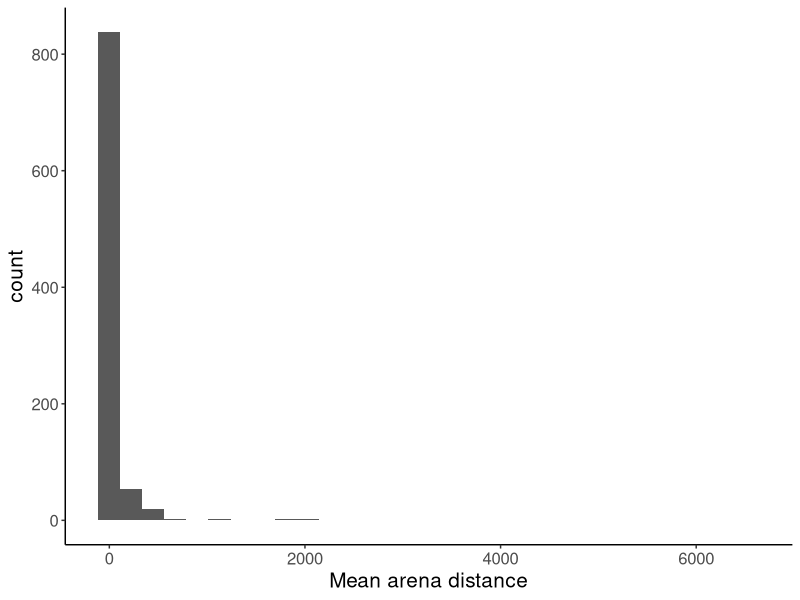
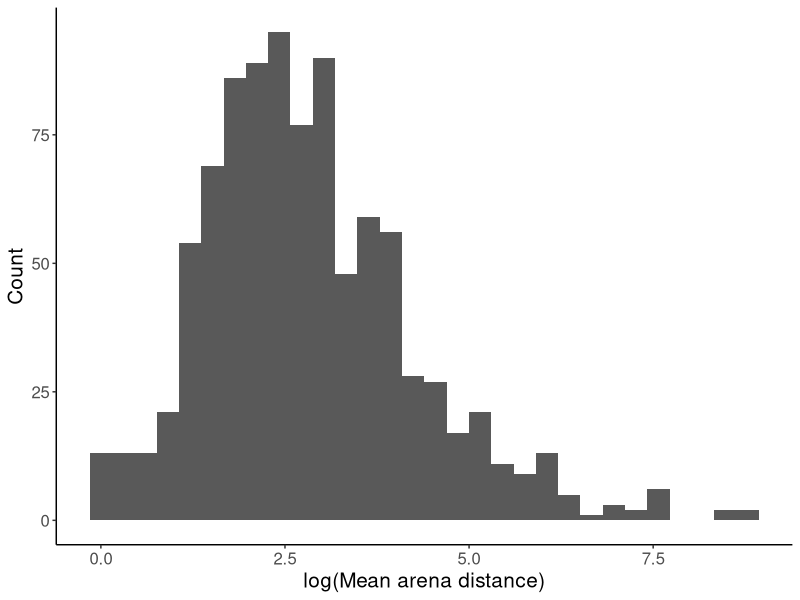
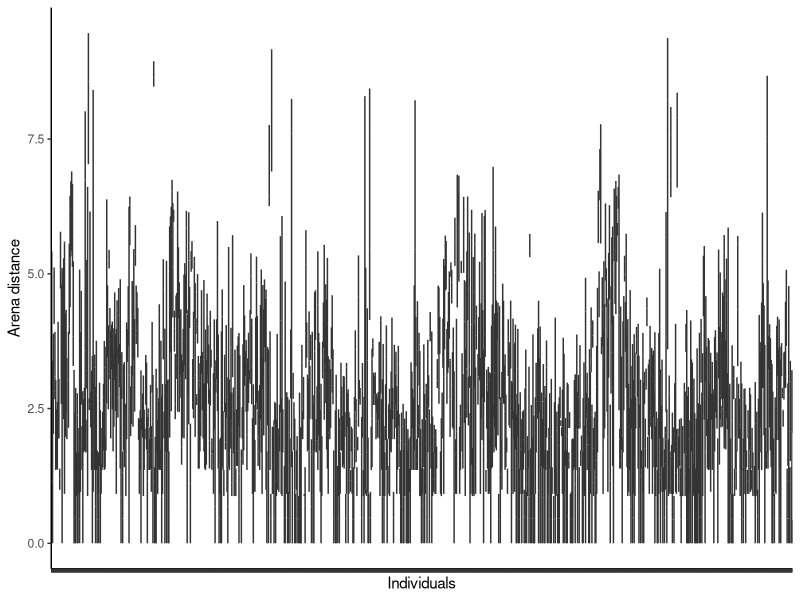
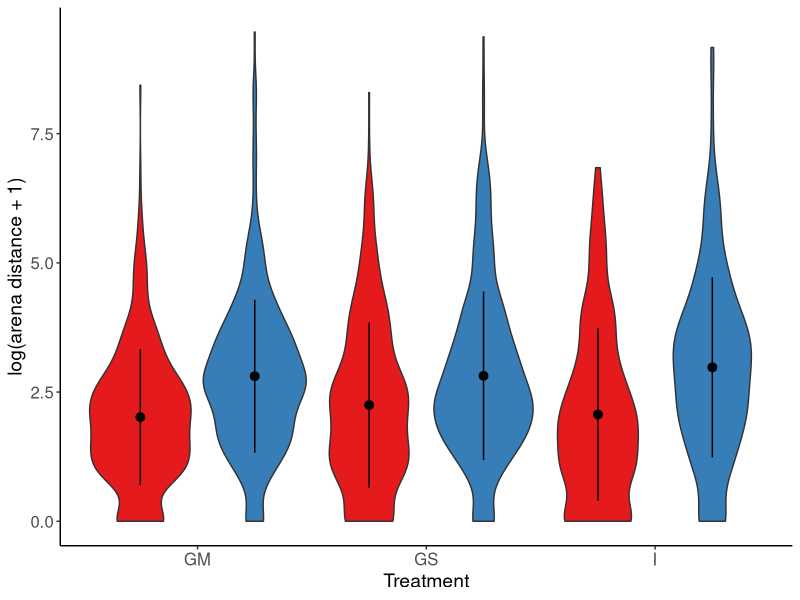
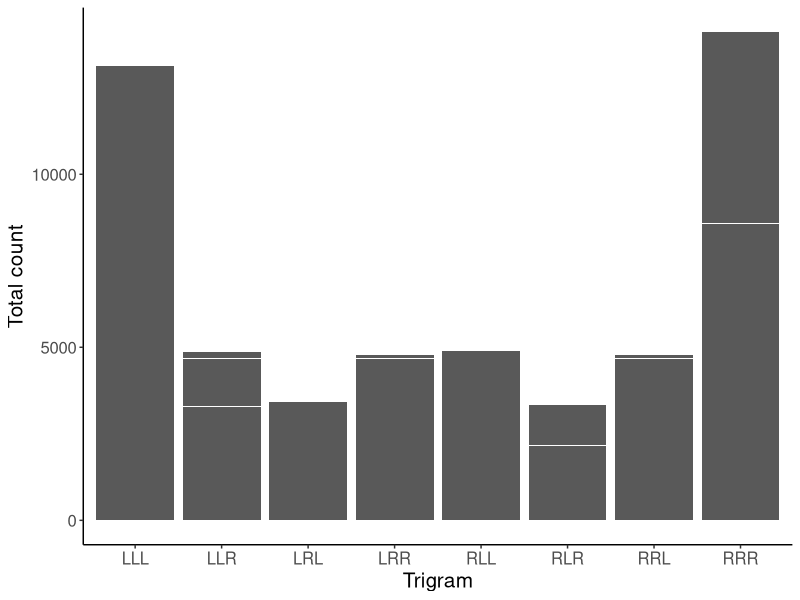
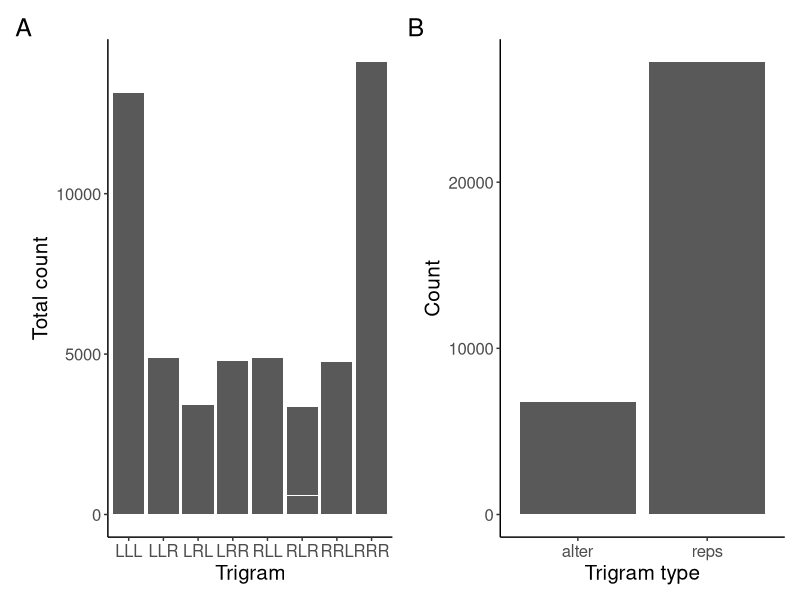
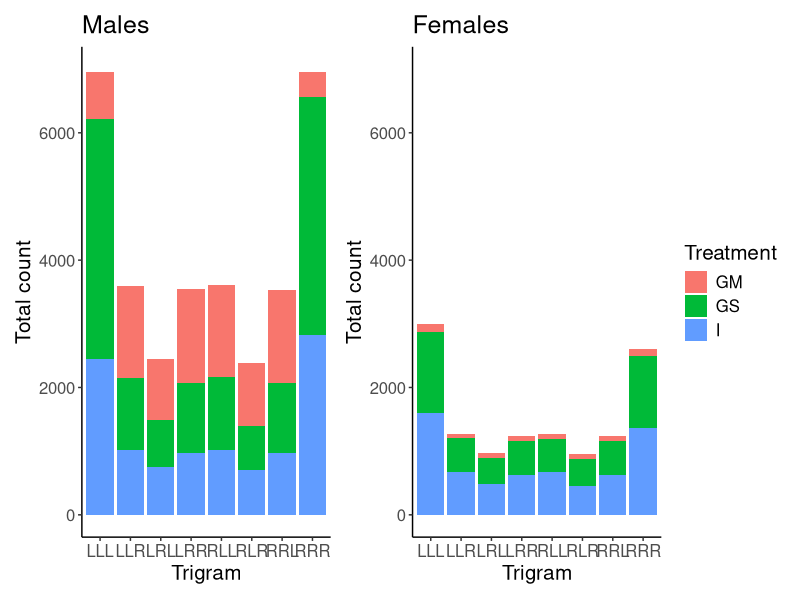

These charts were generated, in order, by the following R code: (Note: this script raises an error after producing the figures.)
## ---- chunk 1
knitr::opts_chunk$set(echo = TRUE, warning = FALSE)
## ---- chunk 2
library(tidyverse)
library(lme4)
library(lmerTest)
library(here) # write out the path
library(kableExtra)
library(sjlabelled)
library(ggpubr)
library(rstatix)
library(car)
library(RColorBrewer)
library(readxl)
library(patchwork)
library(car)
## ---- chunk 3
#Loading in session data
Session_data <- read_excel(here("Data/session_data/Session_data_extended.xlsx"))
data_locomotion <- read.csv(here("Data/data_locomotion.csv"))
data_ymaze <- read.csv(here("Data/data_ymaze.csv")) #not that this still has the 15th ymaze included in dataset but this is removed through na.omit later

data_startle_act <- read.csv(here("Data/data_startle_act.csv")) #no startles removed
data_startle <- read.csv(here("Data/data_startle.csv")) 


Session_data$Individual_ID <- paste(Session_data$Assay_ID,Session_data$Position, sep = "_")
## ---- chunk 4

data_locomotion$Exclude_mean <- as.factor(data_locomotion$Exclude_mean)

data_locomotion_reduced <- droplevels(data_locomotion[!data_locomotion$Exclude_mean == 'exclude',])

data_ymaze_reduced <- droplevels(data_ymaze[!data_ymaze$Exclude_mean == 'exclude',])

data_startle_act_reduced <- droplevels(data_startle_act[!data_startle_act$Exclude_mean == 'exclude',])


## ---- chunk 5
data_locomotion_avg <-data_locomotion_reduced %>%
  group_by(Individual_ID) %>%
  summarise(avg = mean(arena_distance))

# raw data variation
plot1.1 <- data_locomotion_avg %>%
  ggplot(aes(x = avg)) +
  geom_histogram() +
  theme_classic() + theme(text = element_text(size = 15)) +
  xlab("Mean arena distance")
plot1.1
# log scale
plot1.2 <- data_locomotion_avg %>%
  ggplot(aes(x = log(avg+1))) +
  geom_histogram() +
  theme_classic() + theme(text = element_text(size = 15)) +
  xlab("log(Mean arena distance)") +
  ylab("Count")
plot1.2

plot1.3 <- data_locomotion_reduced %>%
  ggplot(aes(x = Individual_ID, y = log(arena_distance+1))) +
  geom_boxplot(width = 0, outlier.size = 0.7) +
  theme_classic() + theme(axis.text.x = element_blank()) +
  ylab("Arena distance") + xlab("Individuals")
plot1.3
## ---- chunk 6

data_summary <- function(x) {
   m <- mean(x)
   ymin <- m-sd(x)
   ymax <- m+sd(x)
   return(c(y=m,ymin=ymin,ymax=ymax))
}

data_locomotion_reduced<-subset(data_locomotion_reduced, select = -Comment)
data_locomotion_reduced$Treatment<-as.factor(data_locomotion_reduced$Treatment)
data_locomotion_reduced$Sex<-as.factor(data_locomotion_reduced$Sex)

plot1.4 <- na.omit(data_locomotion_reduced) %>% 
  ggplot(aes(x = Treatment, y = log(arena_distance+1), fill= Sex)) + 
  geom_violin(position = position_dodge(1)) + stat_summary(fun.data=data_summary, position = position_dodge(1))  + labs(x = "Treatment", y = "log(arena distance + 1)") +
  theme_classic() +
  scale_fill_brewer(palette = "Set1") +
  theme(legend.position = "none", axis.title.x = element_text(size = 14), axis.title.y = element_text(size = 14), axis.text = element_text(size = 12))
  

plot1.4
#red = female, blue = male
## ---- chunk 7

data_ymaze_reduced_long <- data_ymaze_reduced %>%
  pivot_longer(cols = c('LLL', 'LLR', 'LRL','LRR', 'RLL', 'RLR', 'RRL', 'RRR'), names_to = "Trigram", values_to = "Count")

plot2.1 <- data_ymaze_reduced_long %>%
  # filter(n > 0) %>%
  ggplot(aes(x = Trigram, y = Count)) +
  geom_col(position = "stack")+
  theme_classic() + labs(x = 'Trigram', y = 'Total count') +
  theme(legend.position = "none", text = element_text(size = 15))
plot2.1
## ---- chunk 8

data_ymaze_reduced_long_trigramtype <- data_ymaze_reduced_long %>% pivot_longer(cols = c('reps', 'alter'), names_to = "Type", values_to = "Count_type") %>%
  select(-c(Trigram, Count)) %>%
  distinct() 

plot2.2 <- data_ymaze_reduced_long_trigramtype %>%
  ggplot(aes(x = Type, y = Count_type)) +
  geom_col(position = "stack") +
  theme_classic() + theme(text = element_text(size = 15)) +
  labs(x = "Trigram type", y = 'Count')


plot2.3 <- ((plot2.1 + plot2.2) + plot_annotation(tag_levels = 'A'))
plot2.3 

## ---- chunk 9

data_ymaze_reduced_long$Treatment<-as.factor(data_ymaze_reduced_long$Treatment)

#males
plot2.3 <- data_ymaze_reduced_long %>%
  filter(Sex == "M") %>%
  ggplot(aes(x = Trigram, y = Count, fill = Treatment)) +
  geom_col() +
  ylim(0,7000) +
  theme_classic() + labs(x = 'Trigram', y = 'Total count', title = 'Males') +
  theme(text = element_text(size = 15), legend.position = "none") 

plot2.2 <- data_ymaze_reduced_long_trigramtype %>%
  ggplot(aes(x = Type, y = Count_type)) +
  geom_col(position = "stack") +
  theme_classic() + theme(text = element_text(size = 15)) +
  labs(x = "Trigram type", y = 'Count')



#females
plot2.4 <- data_ymaze_reduced_long %>%
  filter(Sex == "F") %>%
  ggplot(aes(x = Trigram, y = Count, fill = Treatment)) +
  geom_col()  +
  ylim(0,7000) +
  theme_classic() + labs(x = 'Trigram', y = 'Total count', title = 'Females') +
  theme( text = element_text(size = 15))
plot2.5 <- (plot2.3 + plot2.4)
plot2.5


# data_ymaze_reduced_long2 <- data_ymaze_reduced_long %>% pivot_longer(
#     cols = c('reps', 'alter'),
#     names_to = "Type",
#     values_to = "Count_type")

# data_ymaze_reduced_long3 <- data_ymaze_reduced_long2 [c("Individual_ID", "Sex", "Type","Treatment", "Count_type")]
# 
# data_ymaze_reduced_long4 <- distinct(data_ymaze_reduced_long3)

data_summary <- function(x) {
   m <- mean(x)
   ymin <- m-sd(x)
   ymax <- m+sd(x)
   return(c(y=m,ymin=ymin,ymax=ymax))
}

data_ymaze_reduced_long_trigramtype$Type<-as.factor(data_ymaze_reduced_long_trigramtype$Type)
data_ymaze_reduced_long_trigramtype$Sex<-as.factor(data_ymaze_reduced_long_trigramtype$Sex)


#TODO I don't think it makes sense to plot it like this since we don't test for a trigram type interaction. It makes more sense to plot reps vs alter separately

# #males
# plot2.6 <- na.omit(data_ymaze_reduced_long_trigramtype) %>% 
#  filter(Sex == "M") %>%
#   ggplot(aes(x = Treatment, y = Count_type, fill = Type)) + 
#   geom_violin(position = position_dodge(1)) + stat_summary(fun.data=data_summary, position = position_dodge(1))  + labs(x = "Treatment", y = "Count_type") +
#   ylim(0,200) +
#   theme_classic() + theme(text = element_text(size = 15), legend.position = "none") +
#   labs(x = "Treatment", y = 'Count', title = 'Males')
# 
# 
# #females
# plot2.7 <- na.omit(data_ymaze_reduced_long_trigramtype) %>% 
#  filter(Sex == "F") %>%
#   ggplot(aes(x = Treatment, y = Count_type, fill = Type)) + 
#   geom_violin(position = position_dodge(1)) + stat_summary(fun.data=data_summary, position = position_dodge(1))  + labs(x = "Treatment", y = "Count_type") +
#   ylim(0,200) +
#   theme_classic() + theme(text = element_text(size = 15)) +
#   labs(x = "Treatment", y = 'Count', title = 'Females')
# 
# plot2.8 <- (plot2.6 + plot2.7)
# plot2.8
# 
# 
# data_ymaze_reduced_long_trigramtype2 <- data_ymaze_reduced_long_trigramtype [c("Individual_ID", "Sex", "Type","Treatment", "Count_type")]
# 
# plot2.9 <- na.omit(data_ymaze_reduced_long_trigramtype) %>%
#   filter(Sex == "M") %>%
#   ggplot(aes(x = Treatment, y = Count_type, fill = Type)) + 
#   geom_bar(position = "fill", stat = "identity")+
#   theme_classic() + theme(text = element_text(size = 15), legend.position = "none") +
#   labs(x = "Treatment", y = 'Count', title = 'Males')
# 
# 
# plot2.10 <- na.omit(data_ymaze_reduced_long_trigramtype) %>%
#   filter(Sex == "F") %>%
#   ggplot(aes(x = Treatment, y = Count_type, fill = Type)) + 
#   geom_bar(position = "fill", stat = "identity")+
#   theme_classic() + theme(text = element_text(size = 15)) +
#   labs(x = "Treatment", y = 'Count', title = 'Females')
# 
# plot2.11 <- (plot2.9 + plot2.10)
# plot2.11

#plotting reps and alters separately

# plot2.12 <- na.omit(data_ymaze_reduced_long4) %>%
#   filter(Type == "alter") %>%
#   ggplot(aes(x = Treatment, y = Count_type, fill = Sex)) + 
#   geom_bar(position = "fill", stat = "identity")+
#   theme_classic() + theme(text = element_text(size = 15), legend.position = "none") +
#   labs(x = "Treatment", y = 'Count', title = 'Alternations') +
#   scale_fill_brewer(palette = "Set1") 


plot2.12 <- na.omit(data_ymaze_reduced_long4) %>%
  filter(Type == "alter") %>%
  ggplot(aes(x = Treatment, y = Count_type, fill = Sex)) + geom_col(position = "stack")+
  theme_classic() + theme(text = element_text(size = 15), legend.position = "none") +
  labs(x = "Treatment", y = 'Count', title = 'Alternations') +
  scale_fill_brewer(palette = "Set1") +
  ylim(0,10000)


# plot2.13 <- na.omit(data_ymaze_reduced_long4) %>%
#   filter(Type == "reps") %>%
#   ggplot(aes(x = Treatment, y = Count_type, fill = Sex)) +
#   geom_bar(position = "fill", stat = "identity") +
#   theme_classic() + theme(text = element_text(size = 15), legend.position = "none") +
#   labs(x = "Treatment", y = 'Count', title = 'Repetitions') +
#   scale_fill_brewer(palette = "Set1") 


plot2.13 <- na.omit(data_ymaze_reduced_long4) %>%
  filter(Type == "reps") %>%
  ggplot(aes(x = Treatment, y = Count_type, fill = Sex)) + geom_col(position = "stack") +
  theme_classic() + theme(text = element_text(size = 15), legend.position = "none") +
  labs(x = "Treatment", y = 'Count', title = 'Repetitions') +
  scale_fill_brewer(palette = "Set1") +
  ylim(0,10000)



plot2.14 <- (plot2.12 + plot2.13) 
plot2.14 # red = female, blue = male
## ---- chunk 10

data_startle_act_reduced<-subset(data_startle_act_reduced, select = -Comment)

#Average treatment and sex effects with each startle
#creating summary data of treatment and sex effects
data_startle_act_reduced$startle_number<- as.factor(data_startle_act_reduced$startle_number)
data_startle_act_reduced$Treatment<- as.factor(data_startle_act_reduced$Treatment)

hist(data_startle_act_reduced$distance)
data_startle_act_reduced$log_distance <-log(data_startle_act_reduced$distance+1)

hist(data_startle_act_reduced$log_distance)

g<-data_startle_act_reduced %>%
  group_by(Treatment,Sex, startle_number) %>%
  summarise(mean=mean(log_distance), sd = sd(log_distance))

g$startle_number<-as.factor(g$startle_number)

#males
plot3.1 <- na.omit(g) %>%
  filter(Sex == "M") %>%
  ggplot(aes(x = Treatment, y = mean, col = startle_number)) +
  geom_errorbar(aes(ymin = mean - (sd / sqrt(2)), ymax = mean + (sd / sqrt(2))),
                width = 1,
                size = 1,
                position = position_dodge(1)) +
  geom_point(position = position_dodge(1), aes(size = 2)) + theme_classic() +
  ylim(-0.2, 2.5) + theme(text = element_text(size = 15), legend.position = "none") + labs(x = 'Treatment',
                                                                                           y = 'log(arena distance +1)',
                                                                                           col = "Startle number",
                                                                                           title = "Males") +
  scale_colour_manual(values = c("#000000", "#808080", "#C0C0C0")) +
  theme(
    legend.position = "none",
    axis.title.x = element_text(size = 14),
    axis.title.y = element_text(size = 14),
    axis.text = element_text(size = 12)
  )

#Females
plot3.2 <- na.omit(g) %>%
  filter(Sex == "F") %>%
  ggplot(aes(x = Treatment, y = mean, col = startle_number)) +
  geom_errorbar(aes(ymin = mean - (sd / sqrt(2)), ymax = mean + (sd / sqrt(2))),
                width = 1,
                size = 1,
                position = position_dodge(1)) +
  geom_point(position = position_dodge(1), aes(size = 2)) + theme_classic() +
  ylim(-0.2, 2.5) +
  theme(text = element_text(size = 15)) + labs(x = 'Treatment',
                                               y = 'log(arena distance +1)',
                                               col = "Startle number",
                                               title = "Females") +
  scale_colour_manual(values = c("#000000", "#808080", "#C0C0C0")) +
  theme(
    legend.position = "none",
    axis.title.x = element_text(size = 14),
    axis.title.y = element_text(size = 14),
    axis.text = element_text(size = 12)
  )


plot3.3 <- (plot3.1 + plot3.2)
plot3.3
## ---- chunk 11
# habituation data by individual - only active flies
data_startle_act_reduced$startle_number<- as.integer(data_startle_act_reduced$startle_number)
plot3.4 <- ggplot(data=data_startle_act_reduced, aes(x = startle_number, y = distance)) +
  facet_wrap(facets = ~ Individual_ID) +
  geom_line() +
  geom_point() + theme_bw() +
  scale_x_continuous(breaks = c(1,2,3)) +
  scale_y_continuous(breaks = c(10, 30)) +
  theme(strip.text.x = element_blank(), text = element_text(size = 15)) +
  labs(x = 'Startle number', y = 'Total distance travelled')
plot3.4
## ---- chunk 12

m <- lmer(log(arena_distance+1) ~ Treatment*Sex + (1|Individual_ID) + (1|Batch), dat = data_locomotion_reduced)

summary(m) #model included in results
#males for active than females, no effect of treatment
Anova(m)


qplot(residuals(m)) + theme_classic()


#sex specific between individual variation
m2 <- lmer(log(arena_distance+1) ~ Treatment*Sex + (Sex|Individual_ID) + (1|Batch), dat = data_locomotion_reduced)
#warning message about convergence
summary(m2)

anova(m, m2) %>% kbl() %>% kable_material(c("striped"))

## ---- chunk 13
# model: variance between rounds, individuals and batches, fixed effect of sex and assay date
# data_ymaze_reduced_long2 <- data_ymaze_reduced_long %>% pivot_longer(cols = c('reps', 'alter'), names_to = "Type", values_to = "Count_type")

# m <- glmer(Count_type~ Type*Sex*Treatment + (1|Individual_ID) + (1|Batch), family = poisson, data = data_ymaze_reduced_long_trigramtype)
# Anova(m)

ma <- glmer(Count_type~ Type + (1|Individual_ID) + (1|Batch), family = poisson, data = data_ymaze_reduced_long_trigramtype)
Anova(ma)
summary(ma)

m3 <-glmer(alter~ Sex*Treatment + (1|Individual_ID) + (1|Batch), family = poisson, data = data_ymaze_reduced_long)
summary(m3)

#TODO asymmetry: 0 = random left vs right (symmetrical), positive = excess of left turns, negative = excess of right turns

# this requires "car" pacakge
Anova(m3)

m4 <-glmer(reps~ Sex*Treatment + (1|Individual_ID) + (1|Batch), family = poisson, data = data_ymaze_reduced_long)
summary(m4)
Anova(m4)


# TODO adding models to see hidden contrasts
#need to run m3 and m3a to get all contrasts
m3a <-glmer(alter~ Sex*relevel(factor(Treatment), ref = "GS") + (1|Individual_ID) + (1|Batch), family = poisson, data = data_ymaze_reduced_long)
summary(m3a)

## ---- chunk 14
m5 <- lmer(log(distance +1) ~ Sex*Treatment + (1|Batch) + (startle_number|Individual_ID),
               data = data_startle_act_reduced)
#boundary fit is singular
summary(m5)
Anova(m5)
## ---- chunk 15

m6 <- lmer(log(distance +1) ~ Sex*Treatment + Sex*startle_number + (1|Batch) + (1|Individual_ID), data = data_startle_act_reduced)

summary(m6) #significant interaction with sex and startle number

Anova(m6) 

qplot(residuals(m6)) + theme_classic()

m6b <- lmer(log(distance +1) ~ Sex*Treatment + Sex*startle_number + Treatment*startle_number + (1|Batch) + (1|Individual_ID), data = data_startle_act_reduced)

Anova(m6b)#model used in manuscript

anova(m6b,m6) #can remove Treatment*startle_number but I think it makes sense to keep because it's closely related to our hypotheses

m6c <- lmer(log(distance +1) ~ Sex*Treatment*startle_number + (1|Batch) + (1|Individual_ID), data = data_startle_act_reduced)

Anova(m6c) #three-way interaction is significant

anova(m6b,m6c)

## ---- chunk 16
data_loco_ymaze <- left_join(data_locomotion_reduced, data_ymaze_reduced_long, by = 'ID') %>% 
  select(ID, arena_distance, reps, alter, partial, Sex.x, Treatment.x) %>%
  group_by(ID) %>%
  mutate(avg_loco = mean(arena_distance)) %>%
  select(ID, reps, alter, partial, Sex.x, Treatment.x, avg_loco) %>%
 distinct()
## ---- chunk 17
#not including treatment as there was no effect of treatment on

#TODO check if we need to remove any individuals 
p1a <- ggplot(na.omit(data_loco_ymaze), x = reps, y = log(avg_loco+1), color = Treatment.x, shape = Sex.x) +
  geom_point(aes(x = reps, y = log(avg_loco+1), color = Treatment.x, shape = Sex.x)) + 
  geom_smooth(method = lm, aes(x = reps, y = log(avg_loco+1), color = Treatment.x, shape = Sex.x)) +
  theme_classic()


# just sex
p1b <- ggplot(na.omit(data_loco_ymaze), x = reps, y = log(avg_loco+1), shape = Sex.x) +
  geom_point(aes(x = reps, y = log(avg_loco+1), shape = Sex.x)) + 
  geom_smooth(method = lm, aes(x = reps, y = log(avg_loco+1), 
                               shape = Sex.x))+
  theme_classic()

# just treatment

p1c <- ggplot(na.omit(data_loco_ymaze), x = reps, y = log(avg_loco+1), color = Treatment.x) +
  geom_point(aes(x = reps, y = log(avg_loco+1), color = Treatment.x)) + 
  geom_smooth(method = lm, aes(x = reps, y = log(avg_loco+1), color = Treatment.x))+
  theme_classic()

p1 <- (p1a/p1b/p1c)
p1
## ---- chunk 18
#not including treatment as there was no effect of treatment on

#TODO check if we need to remove any individuals 
p2a <- ggplot(na.omit(data_loco_ymaze), x = alter, y = log(avg_loco+1), color = Treatment.x, shape = Sex.x) +
  geom_point(aes(x = alter, y = log(avg_loco+1), color = Treatment.x, shape = Sex.x)) + 
  geom_smooth(method = lm, aes(x = alter, y = log(avg_loco+1), color = Treatment.x, shape = Sex.x)) +
  theme_classic()


# just sex
p2b <- ggplot(na.omit(data_loco_ymaze), x = alter, y = log(avg_loco+1), shape = Sex.x) +
  geom_point(aes(x = alter, y = log(avg_loco+1), shape = Sex.x)) + 
  geom_smooth(method = lm, aes(x = alter, y = log(avg_loco+1), 
                               shape = Sex.x))+
  theme_classic()

# just treatment
p2c <- ggplot(na.omit(data_loco_ymaze), x = alter, y = log(avg_loco+1), color = Treatment.x) +
  geom_point(aes(x = alter, y = log(avg_loco+1), color = Treatment.x)) + 
  geom_smooth(method = lm, aes(x = alter, y = log(avg_loco+1), color = Treatment.x))+
  theme_classic()

p2 <- (p2a/p2b/p2c)
p2
## ---- chunk 19
data_loco_startle <- left_join(data_locomotion_reduced, data_startle_act_reduced, by = 'ID') %>% 
  select(ID, startle_number, distance, arena_distance, Sex.x, Treatment.x) %>%
  group_by(ID) %>%
  mutate(avg_startle = mean(distance)) %>%
  mutate(avg_loco = mean(arena_distance)) %>%
  ungroup() %>%
  select(ID, Sex.x, Treatment.x, avg_startle, avg_loco) %>%
  distinct()

#note that there is much lower cross over between individuals with both loco and habituation observations

#TODO adding this

cor.test(data_loco_startle$avg_startle, data_loco_startle$avg_loco)

#could do a simple t test between the different treatments since we get the correlation and SE. Just look at between treatment and between sex. 
  
## ---- chunk 20
p3a <- ggplot(na.omit(data_loco_startle), x = log(avg_startle), y = log(avg_loco+1), color = Treatment.x, shape = Sex.x) +
  geom_point(aes(x = log(avg_startle), y = log(avg_loco+1), color = Treatment.x, shape = Sex.x)) + 
  geom_smooth(method = lm, aes(x = log(avg_startle), y = log(avg_loco+1), color = Treatment.x, shape = Sex.x)) +
  theme_classic()

#just Sex
p3b <- ggplot(na.omit(data_loco_startle), x = log(avg_startle), y = log(avg_loco+1), shape = Sex.x) +
  geom_point(aes(x = log(avg_startle), y = log(avg_loco+1), shape = Sex.x)) + 
  geom_smooth(method = lm, aes(x = log(avg_startle), y = log(avg_loco+1), shape = Sex.x)) +
  theme_classic()

#just treatment
p3c <- ggplot(na.omit(data_loco_startle), x = log(avg_startle), y = log(avg_loco+1), color = Treatment.x) +
  geom_point(aes(x = log(avg_startle), y = log(avg_loco+1), color = Treatment.x)) + 
  geom_smooth(method = lm, aes(x = log(avg_startle), y = log(avg_loco+1), color = Treatment.x)) +
  theme_classic()

p3 <- (p3a/p3b/p3c)
p3
